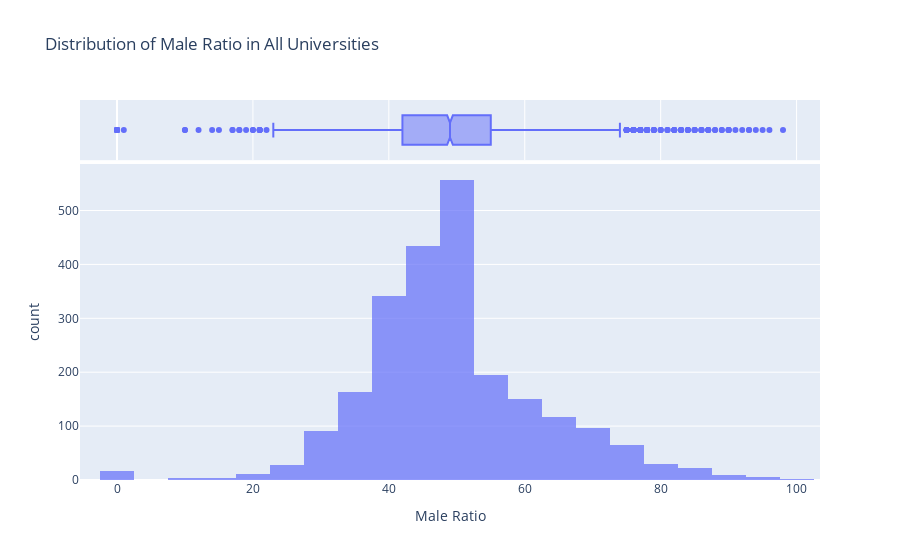

The code cell stored with this chart in its notebook:
### Code cell
# Visualizing the distribution of Male Ratio in all universities
fig = px.histogram(data, x='Male Ratio', nbins=30, marginal='box', 
                   title='Distribution of Male Ratio in All Universities', 
                   labels={'Male Ratio': 'Male Ratio'},
                   opacity=0.7)
fig.show()

### Figure 1 — Plotly figure (JSON) as saved in the notebook; plotly's stock layout.template omitted (floating-point values rounded to 4 significant figures; data arrays with more than 128 entries replaced by an {"elided": "..."} marker saying what was removed)
{"data": [{"alignmentgroup": "True", "bingroup": "x", "hovertemplate": "Male Ratio=%{x}<br>count=%{y}<extra></extra>", "legendgroup": "", "marker": {"color": "#636efa", "opacity": 0.7, "pattern": {"shape": ""}}, "name": "", "nbinsx": 30, "offsetgroup": "", "orientation": "v", "showlegend": false, "type": "histogram", "x": {"elided": "2341 float values"}, "xaxis": "x", "yaxis": "y"}, {"alignmentgroup": "True", "hovertemplate": "Male Ratio=%{x}<extra></extra>", "legendgroup": "", "marker": {"color": "#636efa"}, "name": "", "notched": true, "offsetgroup": "", "showlegend": false, "type": "box", "x": {"elided": "2341 float values"}, "xaxis": "x2", "yaxis": "y2"}], "layout": {"barmode": "relative", "legend": {"tracegroupgap": 0}, "title": {"text": "Distribution of Male Ratio in All Universities"}, "xaxis": {"anchor": "y", "domain": [0, 1], "title": {"text": "Male Ratio"}}, "xaxis2": {"anchor": "y2", "domain": [0, 1], "matches": "x", "showgrid": true, "showticklabels": false}, "yaxis": {"anchor": "x", "domain": [0, 0.8316], "title": {"text": "count"}}, "yaxis2": {"anchor": "x2", "domain": [0.8416, 1], "matches": "y2", "showgrid": false, "showline": false, "showticklabels": false, "ticks": ""}}}
